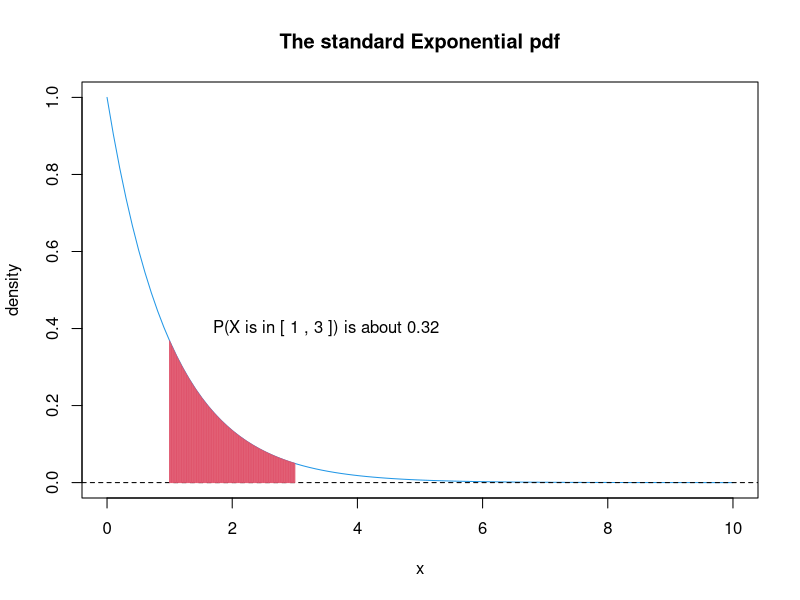

Source code (R):
interval.exponential <- function(a, b) {
  
  # Draw the standard Exponential pdf from 0 to 10
  grid <- seq(0, 10, length.out=100)
  pdf <- sapply(grid, dexp)
  plot(grid, pdf, type="l", col=4, xlab="x", ylab="density",
       main="The standard Exponential pdf")
  abline(h=0, lty=2)
  
  # Shade the region from a to b
  grid <- seq(a, b, by=.01)
  pdf <- sapply(grid, dexp)
  points(grid, pdf, type="h", col=2)
  
  # Find the probability that X is in [a, b]
  p <- pexp(b) - pexp(a)
  say <- paste("P(X is in [", a, ",", b, "]) is about", round(p, 2))
  text(3.5, .4, say)
  
  return(p)
}

interval.exponential(1, 3)